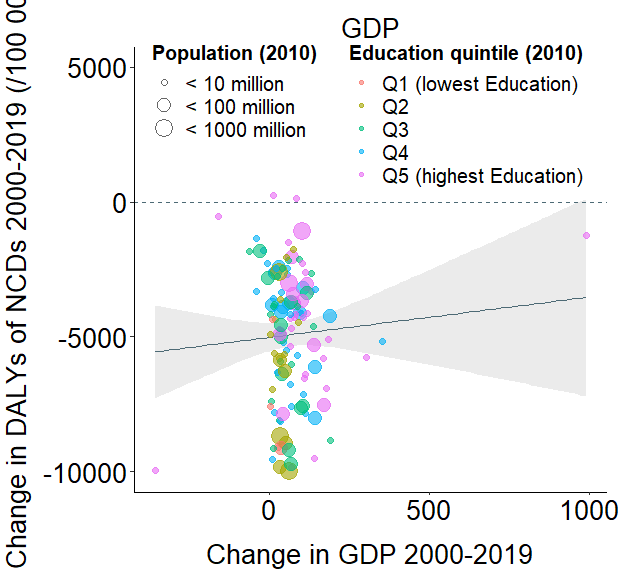

The R source for this figure:
#Source：Local government funding and life expectancy in England: a longitudinal ecological study. Lancet Public Health, 2021, 6(9): e641-e647
#Date：2023-06-02
#Code: Yueqian Wu

library(readxl) 
library(lme4)
library(splines)
library(dplyr)
library(lubridate)
library(car)
library(blme)
library(stringr)
library(ggplot2)
library(patchwork)

#import data
mydata<- read.csv("D:/linearregressionplot-style01-data-github.csv",header=T, sep=",")

#【descriptive statistics】
#Calculate variation value
allcauses<- subset(mydata, Disease == "All causes", select = c(2,3,6,7))#Only choose All causes for outcome
allcauses_2000 <- subset(allcauses, year == "2000")
allcauses_2019 <- subset(allcauses, year == "2019")
Name_vars <- names(allcauses_2000)
names(allcauses_2000)[3] <- paste0(Name_vars[3], "_2000")
names(allcauses_2019)[3] <- paste0(Name_vars[3], "_2019")#Add the corresponding year after the names of all variables
names(allcauses_2000)[4] <- paste0(Name_vars[4], "_2000")
names(allcauses_2019)[4] <- paste0(Name_vars[4], "_2019")
DATA_19Y <- merge(allcauses_2000[ ,-2], allcauses_2019[ ,-2], by=c("location_name"))#Merge data

DATA_19Y[ ,6] <- (DATA_19Y[ ,4]-DATA_19Y[ ,2])#Calculate the difference between the selected variables
DATA_19Y[ ,7] <- (DATA_19Y[ ,5]-DATA_19Y[ ,3])
DATA_19Y_change <- DATA_19Y[ ,c(1,6,7)]

allcauses2<- subset(mydata, Disease == "All causes", select = c(2,3,4,5))
#Classify GDP and population
mydata_2010 <- subset(allcauses2, year == "2010")
Educationq <- quantile(mydata_2010$Education, c(0.2,0.4,0.6,0.8,1.0))
mydata_2010$Education_q <- cut(mydata_2010$Education, breaks = c(0,Educationq[1],Educationq[2],Educationq[3],Educationq[4],Educationq[5]),
                               labels = c("Q1 (lowest Education)", "Q2", "Q3", "Q4", "Q5 (highest Education)"))
summary(mydata$population)
mydata_2010$pop_q <- cut(mydata_2010$population, breaks = c(0,10000000,100000000,10000000000),
                    labels = c("< 10 million", "< 100 million", "< 1000 million"), right=FALSE, include.lowest=FALSE)

#merge data
mydata_p<-NULL
mydata_p <- merge(DATA_19Y_change, mydata_2010[ ,c(1,5,6)], by = "location_name")
names(mydata_p)[4] <- "Education quintile (2010)"
names(mydata_p)[5] <- "Population (2010)"
names(mydata_p)[3] <- "Outcome"
names(mydata_p)[2] <- "GDP"
mydata_p$GDP<-mydata_p$GDP*0.01

#plot
mp_1 <- ggplot(data = mydata_p, aes(x = GDP, y = Outcome))+       
  coord_cartesian() +  
  geom_smooth(method = "lm",formula = y~x, size= 0.1, colour= "#4D6A75", alpha = .2, linetype = "solid")+#Add linear regression line
  geom_hline(yintercept = 0, color = "#4D6A75",size= 0.5,linetype="dashed")+#Add a dashed line to the point with a vertical coordinate of 0
  geom_point(data = mydata_p, aes(x = GDP, y = Outcome, bg=`Education quintile (2010)`, 
                                  color = `Education quintile (2010)`,size = `Population (2010)`), 
                                  alpha = 0.6, pch = 21) +#Add the data points you want to add (including other variables we want to present)
  ylim(-10000, 5000)+#Set the y-axis range
  xlab("Change in GDP 2000-2019") + ylab("Change in DALYs of NCDs 2000-2019 (/100 000)")+#Names of the x and y axes
  ggtitle("GDP")+#The name of the entire graph
  theme(axis.text = element_text(size=20, color="black", family = "sans"),
        legend.position = c(0.5,0.85),axis.title.y = element_text(vjust = 2.5))+#Set the size of coordinate axis dimensions
  theme(panel.background = element_rect(fill = "white"),#Set background to blank
        axis.line = element_line(size = 0.5, colour = "black"),#Set the thickness and color of the coordinate axis
        plot.margin = margin(t = 10, r = 10, b = 20, l = 10),  #Set the white space around the image
        legend.title = element_text(size = 15, family = "sans", color = "black", face = "bold"),
        legend.text =  element_text(size = 15, family = "sans", color = "black"),#Set the size of the legend
        strip.text = element_text(size = 15, color = "black", family = "sans"),
        axis.title = element_text(size=20, color="black", family = "sans"),
        axis.title.x = element_text(vjust = -1.5),#Set the distance between the title on the x-axis and the x-axis
        legend.direction = "vertical",#Set each legend to be vertical
        legend.box = "horizontal", #Set multiple legends to be placed horizontally
        legend.key = element_rect(fill = "white"),
        plot.title = element_text(color="black", size=20, family = "sans",
                                      hjust = 0.5, vjust = 0.5))#Set the position of the title for the graph
mp_1

# Warning messages:
# 1: Using size for a discrete variable is not advised. 
# 2: Removed 78 rows containing non-finite values (stat_smooth). 
# 3: Removed 78 rows containing missing values (geom_point). 
